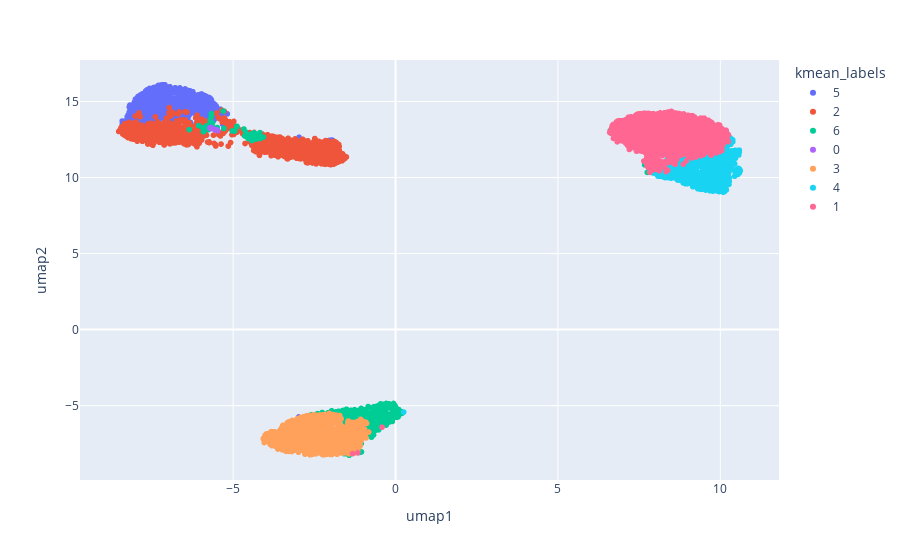

The notebook cell this image was saved under:
### Code cell
px.scatter(D, x=D.umap1,y=D.umap2, color = 'kmean_labels')

### Figure 1 — Plotly figure (JSON) as saved in the notebook; plotly's stock layout.template omitted (floating-point values rounded to 4 significant figures; data arrays with more than 128 entries replaced by an {"elided": "..."} marker saying what was removed)
{"data": [{"hovertemplate": "kmean_labels=5<br>umap1=%{x}<br>umap2=%{y}<extra></extra>", "legendgroup": "5", "marker": {"color": "#636efa", "symbol": "circle"}, "mode": "markers", "name": "5", "showlegend": true, "type": "scattergl", "x": {"elided": "1213 float values"}, "xaxis": "x", "y": {"elided": "1213 float values"}, "yaxis": "y"}, {"hovertemplate": "kmean_labels=2<br>umap1=%{x}<br>umap2=%{y}<extra></extra>", "legendgroup": "2", "marker": {"color": "#EF553B", "symbol": "circle"}, "mode": "markers", "name": "2", "showlegend": true, "type": "scattergl", "x": {"elided": "2066 float values"}, "xaxis": "x", "y": {"elided": "2066 float values"}, "yaxis": "y"}, {"hovertemplate": "kmean_labels=6<br>umap1=%{x}<br>umap2=%{y}<extra></extra>", "legendgroup": "6", "marker": {"color": "#00cc96", "symbol": "circle"}, "mode": "markers", "name": "6", "showlegend": true, "type": "scattergl", "x": {"elided": "731 float values"}, "xaxis": "x", "y": {"elided": "731 float values"}, "yaxis": "y"}, {"hovertemplate": "kmean_labels=0<br>umap1=%{x}<br>umap2=%{y}<extra></extra>", "legendgroup": "0", "marker": {"color": "#ab63fa", "symbol": "circle"}, "mode": "markers", "name": "0", "showlegend": true, "type": "scattergl", "x": [-5.477, -5.508, -5.49, -5.684, -5.581, -5.489, -5.521, -5.572, -5.496, -5.488, -5.553, -5.501, -5.719, -5.69, -5.522, -5.551, -5.68, -5.513], "xaxis": "x", "y": [13.08, 13.11, 13.11, 13.23, 13.18, 13.11, 13.12, 13.17, 13.11, 13.13, 13.16, 13.13, 13.26, 13.22, 13.13, 13.12, 13.3, 13.13], "yaxis": "y"}, {"hovertemplate": "kmean_labels=3<br>umap1=%{x}<br>umap2=%{y}<extra></extra>", "legendgroup": "3", "marker": {"color": "#FFA15A", "symbol": "circle"}, "mode": "markers", "name": "3", "showlegend": true, "type": "scattergl", "x": {"elided": "1682 float values"}, "xaxis": "x", "y": {"elided": "1682 float values"}, "yaxis": "y"}, {"hovertemplate": "kmean_labels=4<br>umap1=%{x}<br>umap2=%{y}<extra></extra>", "legendgroup": "4", "marker": {"color": "#19d3f3", "symbol": "circle"}, "mode": "markers", "name": "4", "showlegend": true, "type": "scattergl", "x": {"elided": "1245 float values"}, "xaxis": "x", "y": {"elided": "1245 float values"}, "yaxis": "y"}, {"hovertemplate": "kmean_labels=1<br>umap1=%{x}<br>umap2=%{y}<extra></extra>", "legendgroup": "1", "marker": {"color": "#FF6692", "symbol": "circle"}, "mode": "markers", "name": "1", "showlegend": true, "type": "scattergl", "x": {"elided": "2318 float values"}, "xaxis": "x", "y": {"elided": "2318 float values"}, "yaxis": "y"}], "layout": {"legend": {"title": {"text": "kmean_labels"}, "tracegroupgap": 0}, "margin": {"t": 60}, "xaxis": {"anchor": "y", "domain": [0, 1], "title": {"text": "umap1"}}, "yaxis": {"anchor": "x", "domain": [0, 1], "title": {"text": "umap2"}}}}
